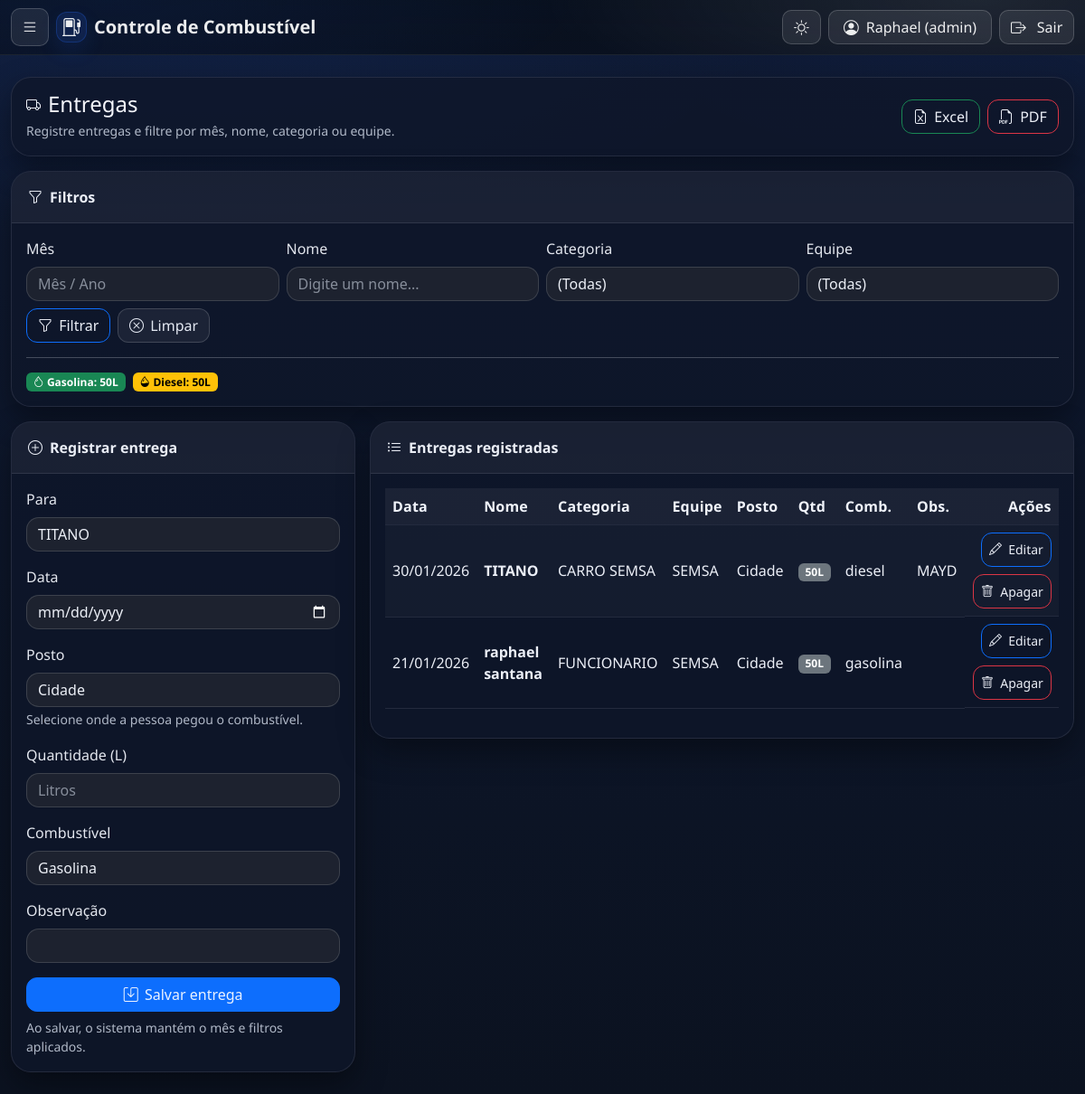
/entrega (signed in), run on the app's committed database.
### tables this page shows
CREATE TABLE entregas (
        id INTEGER PRIMARY KEY AUTOINCREMENT,
        cadastrado_id INTEGER,
        quantidade REAL,
        data TEXT,
        observacao TEXT,
        combustivel TEXT, posto TEXT NOT NULL DEFAULT 'CIDADE',
        FOREIGN KEY(cadastrado_id) REFERENCES cadastrados(id)
    );

CREATE TABLE cadastrados (
        id INTEGER PRIMARY KEY AUTOINCREMENT,
        nome TEXT NOT NULL,
        categoria TEXT,
        equipe TEXT,
        cota REAL
    );

### app.py (the view, shortened to what this page needs)
@app.route("/entrega", methods=["GET", "POST"])
@login_required
def entrega():
    mes = normalizar_mes_param(request.args.get("mes")) or ""
    nome_f = (request.args.get("nome") or "").strip()
    categoria_f = normalizar(request.args.get("categoria") or "")
    equipe_f = normalizar(request.args.get("equipe") or "")
    try:
        page = int(request.args.get("page") or 1)
    except:
        page = 1
    if page < 1:
        page = 1
    try:
        per_page = int(request.args.get("per_page") or 25)
    except:
        per_page = 25
    if per_page not in (10, 25, 50, 100):
        per_page = 25
    conn = sqlite3.connect(DB_FILE)
    cursor = conn.cursor()
    try:
        categorias_lista = listar_categorias(cursor)
        equipes_lista = listar_equipes(cursor)
        cursor.execute("SELECT id, nome FROM cadastrados ORDER BY nome")
        pessoas = cursor.fetchall()
        entregas, totais_filtrados, total_registros = buscar_entregas_paginado(
            mes, nome_f, categoria_f, equipe_f, page=page, per_page=per_page
        )
        total_pages = max(1, (total_registros + per_page - 1) // per_page)
        if page > total_pages:
            page = total_pages
        return render_template(
            "entrega.html",
            pessoas=pessoas,
            entregas=entregas,
            totais_filtrados=totais_filtrados,
            mes_selecionado=mes,
            filtro_nome=nome_f,
            filtro_categoria=categoria_f,
            filtro_equipe=equipe_f,
            categorias_lista=categorias_lista,
            equipes_lista=equipes_lista,
            page=page,
            per_page=per_page,
            total_pages=total_pages,
            total_registros=total_registros
        )
    finally:
        conn.close()

### app.py (called while the page is built, shortened)
def _ensure_csrf_token():
    if "csrf_token" not in session:
        session["csrf_token"] = secrets.token_urlsafe(32)
    return session["csrf_token"]

@app.context_processor
def inject_csrf():
    def csrf_token():
        return _ensure_csrf_token()
    def csrf_input():
        return f'<input type="hidden" name="csrf_token" value="{_ensure_csrf_token()}">'
    return dict(csrf_token=csrf_token, csrf_input=csrf_input)

@app.before_request
def csrf_protect():
    _ensure_csrf_token()
    if request.method in ("POST", "PUT", "PATCH", "DELETE"):
        token_form = request.form.get("csrf_token")
        token_header = request.headers.get("X-CSRF-Token")
        token = token_form or token_header
        if not token or token != session.get("csrf_token"):
            abort(400)

@app.template_filter("data_br")
def data_br(data_iso):
    if not data_iso:
        return ""
    try:
        ano, mes, dia = data_iso.split("-")
        return f"{dia}/{mes}/{ano}"
    except Exception:
        return data_iso

def normalizar(texto: str) -> str:
    return (texto or "").strip().upper()

def normalizar_mes_param(mes_raw: str) -> str:
    if not mes_raw:
        return ""

def listar_categorias(cursor):
    cursor.execute("SELECT nome FROM categorias ORDER BY nome")
    return [r[0] for r in cursor.fetchall()]

def listar_equipes(cursor):
    cursor.execute("SELECT nome FROM equipes ORDER BY nome")
    return [r[0] for r in cursor.fetchall()]

def usuario_logado():
    return session.get("user")

def login_required(fn):
    @wraps(fn)
    def wrapper(*args, **kwargs):
        if not usuario_logado():
            return redirect("/login?" + urlencode({"next": request.full_path or request.path}))
        return fn(*args, **kwargs)
    return wrapper

def _normalizar_posto_db(posto: str) -> str:
    p = (posto or "CIDADE").strip().upper()
    if p == "PONTÃO":
        p = "PONTAO"
    if p not in POSTOS_VALIDOS:
        p = "CIDADE"
    return p

### templates/entrega.html (shortened to what this page needs)
{% extends "base.html" %}
{% block content %}
<div class="card shadow-sm mb-3">
  <div class="card-body">
    <div class="d-flex flex-wrap justify-content-between align-items-center gap-2">
      <div>
        <div class="d-flex align-items-center gap-2 mb-1">
          <span class="icon-chip"><i class="bi bi-truck"></i></span>
          <h4 class="mb-0">Entregas</h4>
        </div>
        <div class="text-muted small">
          Registre entregas e filtre por mês, nome, categoria ou equipe.
        </div>
      </div>
      <div class="d-flex flex-wrap gap-2">
        <a class="btn btn-outline-success btn-fixed"
           href="/entrega/excel?mes={{ mes_selecionado }}&nome={{ filtro_nome }}&categoria={{ filtro_categoria }}&equipe={{ filtro_equipe }}">
          <i class="bi bi-file-earmark-excel"></i> Excel
        </a>
        <a class="btn btn-outline-danger btn-fixed"
           href="/entrega/pdf?mes={{ mes_selecionado }}&nome={{ filtro_nome }}&categoria={{ filtro_categoria }}&equipe={{ filtro_equipe }}">
          <i class="bi bi-filetype-pdf"></i> PDF
        </a>
      </div>
    </div>
  </div>
</div>
<div class="card shadow-sm mb-3">
  <div class="card-header header-soft-success d-flex align-items-center gap-2">
    <span class="header-icon"><i class="bi bi-funnel"></i></span>
    <strong>Filtros</strong>
  </div>
  <div class="card-body">
    <form method="get" class="row g-2 align-items-end">
      <div class="col-12 col-md-3">
        <label class="form-label">Mês</label>
        <input type="text"
               name="mes"
               value="{{ mes_selecionado or '' }}"
               class="form-control js-month"
               placeholder="Mês / Ano"
               autocomplete="off">
      </div>
      <div class="col-12 col-md-3">
        <label class="form-label">Nome</label>
        <input type="text"
               name="nome"
               value="{{ filtro_nome or '' }}"
               class="form-control"
               placeholder="Digite um nome...">
      </div>
      <div class="col-12 col-md-3">
        <label class="form-label">Categoria</label>
        <select name="categoria" class="form-select">
          <option value="">(Todas)</option>
        </select>
      </div>
      <div class="col-12 col-md-3">
        <label class="form-label">Equipe</label>
        <select name="equipe" class="form-select">
          <option value="">(Todas)</option>
        </select>
      </div>
      <div class="col-12 d-flex gap-2 mt-2">
        <button class="btn btn-outline-primary btn-fixed" type="submit">
          <i class="bi bi-funnel"></i> Filtrar
        </button>
        <a class="btn btn-outline-secondary btn-fixed" href="/entrega">
          <i class="bi bi-x-circle"></i> Limpar
        </a>
      </div>
    </form>
    {% if totais_filtrados %}
      <hr class="my-3">
      <div class="d-flex flex-wrap gap-2">
        <span class="badge text-bg-success badge-litros">
          <i class="bi bi-droplet"></i>
          Gasolina: {{ (totais_filtrados.get('gasolina', 0) or 0) | int }}L
        </span>
        <span class="badge text-bg-warning badge-litros">
          <i class="bi bi-droplet-half"></i>
          Diesel: {{ (totais_filtrados.get('diesel', 0) or 0) | int }}L
        </span>
      </div>
    {% endif %}
  </div>
</div>
<div class="row g-3">
  <div class="col-12 col-lg-4">
    <div class="card shadow-sm">
      <div class="card-header header-soft d-flex align-items-center gap-2">
        <span class="header-icon"><i class="bi bi-plus-circle"></i></span>
        <strong>Registrar entrega</strong>
      </div>
      <div class="card-body">
        {% if pessoas|length == 0 %}
          <div class="empty-state">
            <div class="fw-semibold mb-1">Nenhum cadastro disponível</div>
            <div class="text-muted small">
              Cadastre pessoas/setores antes de registrar entregas.
            </div>
            <a class="btn btn-primary btn-fixed mt-3" href="/cadastro">
              <i class="bi bi-person-plus"></i> Ir para cadastro
            </a>
          </div>
        {% else %}
          <form method="post" class="row g-3" id="formEntrega" autocomplete="off">
            <div class="col-12">
              <label class="form-label">Para</label>
              <select name="pessoa_id" required class="form-select" id="pessoaSelect">
                {% for p in pessoas %}
                  <option value="{{ p[0] }}">{{ p[1] }}</option>
                {% endfor %}
              </select>
            </div>
            <div class="col-12">
              <label class="form-label">Data</label>
              <input type="date"
                     name="data"
                     required
                     class="form-control js-date"
                     placeholder="dd/mm/aaaa"
                     id="dataInput"
                     autocomplete="off">
            </div>
            <div class="col-12">
              <label class="form-label">Posto</label>
              <select name="posto" required class="form-select" id="postoSelect">
                <option value="CIDADE" selected>Cidade</option>
              </select>
              <div class="form-text">
                Selecione onde a pessoa pegou o combustível.
              </div>
            </div>
            <div class="col-12">
              <label class="form-label">Quantidade (L)</label>
              <input type="number" step="0.01" name="quantidade" required class="form-control" id="qtdInput" placeholder="Litros">
            </div>
            <div class="col-12">
              <label class="form-label">Combustível</label>
              <select name="combustivel" required class="form-select" id="combSelect">
                <option value="gasolina">Gasolina</option>
              </select>
            </div>
            <div class="col-12">
              <label class="form-label">Observação</label>
              <input type="text" name="observacao" class="form-control" id="obsInput">
            </div>
            <div class="col-12 d-grid">
              <button class="btn btn-primary btn-fixed" type="submit">
                <i class="bi bi-save"></i> Salvar entrega
              </button>
            </div>
          </form>
          <div class="text-muted small mt-2">
            Ao salvar, o sistema mantém o mês e filtros aplicados.
          </div>
        {% endif %}
      </div>
    </div>
  </div>
  <div class="col-12 col-lg-8">
    <div class="card shadow-sm">
      <div class="card-header header-soft-warning d-flex align-items-center gap-2">
        <span class="header-icon"><i class="bi bi-list-ul"></i></span>
        <strong>Entregas registradas</strong>
      </div>
      <div class="card-body">
        {% if entregas|length == 0 %}
          <div class="empty-state">
            <div class="fw-semibold mb-1">Nenhuma entrega encontrada</div>
            <div class="text-muted small">
              Ajuste os filtros ou registre uma nova entrega.
            </div>
          </div>
        {% else %}
          <div class="table-responsive">
            <table class="table table-striped table-hover align-middle">
              <thead class="table-light">
                <tr>
                  <th>Data</th>
                  <th>Nome</th>
                  <th>Categoria</th>
                  <th>Equipe</th>
                  <th>Posto</th>
                  <th>Qtd</th>
                  <th>Comb.</th>
                  <th>Obs.</th>
                  <th class="text-end">Ações</th>
                </tr>
              </thead>
              <tbody>
                {% for e in entregas %}
                <tr>
                  <td>{{ e[3] | data_br }}</td>
                  <td class="fw-semibold">{{ e[6] }}</td>
                  <td>{{ e[7] }}</td>
                  <td>{{ e[8] }}</td>
                  <td>
                    {% set p = (e[9] if (e|length) > 9 else '') %}
                    {% if p == 'PONTAO' %}
                      Pontão
                    {% elif p == 'ESTRADA' %}
                      Estrada
                    {% elif p == 'CIDADE' %}
                      Cidade
                    {% else %}
                      -
                    {% endif %}
                  </td>
                  <td>
                    <span class="badge text-bg-secondary badge-litros">{{ e[2] | int }}L</span>
                  </td>
                  <td>{{ e[5] }}</td>
                  <td class="text-truncate" style="max-width:180px">{{ e[4] or '' }}</td>
                  <td class="text-end d-flex justify-content-end gap-2 flex-wrap">
                    <a class="btn btn-sm btn-outline-primary btn-fixed"
                       href="/entrega/editar/{{ e[0] }}">
                      <i class="bi bi-pencil"></i> Editar
                    </a>
                    <form method="post"
                          action="/entrega/apagar/{{ e[0] }}"
                          class="d-inline m-0"
                          onsubmit="return confirm('Tem certeza que deseja apagar esta entrega?')">
                      <button class="btn btn-sm btn-outline-danger btn-fixed" type="submit">
                        <i class="bi bi-trash"></i> Apagar
                      </button>
                    </form>
                  </td>
                </tr>
                {% endfor %}
              </tbody>
            </table>
          </div>
        {% endif %}
      </div>
    </div>
  </div>
</div>
{% endblock %}

### data on the page
entregas: data "30/01/2026", nome "TITANO", e "CARRO SEMSA", e "SEMSA", quantidade "50", combustivel "diesel", observacao "MAYD"
entregas: data "21/01/2026", nome "raphael santana", e "FUNCIONARIO", e "SEMSA", quantidade "50", combustivel "gasolina"

### other printed values
{{ u.get('nome_exibicao','') }} "Raphael"
{{ u.get('role','') }} "admin"
{{ (totais_filtrados.get('gasolina', 0) or 0) | int }} "50"
{{ (totais_filtrados.get('diesel', 0) or 0) | int }} "50"
form field pessoa_id "TITANO"
